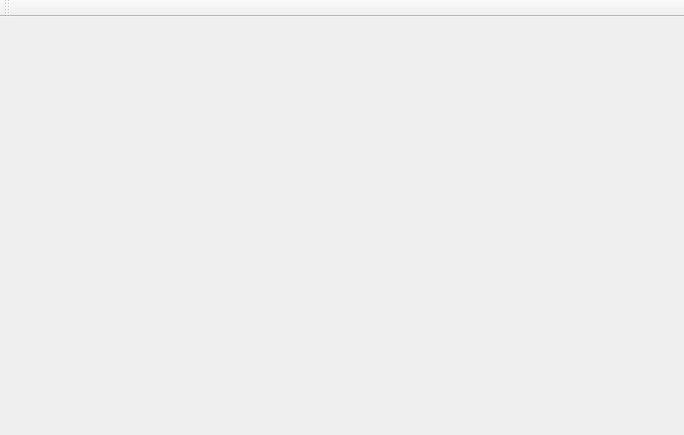
<?xml version="1.0" encoding="UTF-8"?>
<ui version="4.0">
 <class>NClient</class>
 <widget class="QMainWindow" name="NClient">
  <property name="geometry">
   <rect>
    <x>0</x>
    <y>0</y>
    <width>684</width>
    <height>435</height>
   </rect>
  </property>
  <property name="windowTitle">
   <string>Neobot Desktop Client</string>
  </property>
  <widget class="QWidget" name="centralWidget"/>
  <widget class="QMenuBar" name="menuBar">
   <property name="geometry">
    <rect>
     <x>0</x>
     <y>0</y>
     <width>684</width>
     <height>22</height>
    </rect>
   </property>
  </widget>
  <widget class="QToolBar" name="mainToolBar">
   <property name="styleSheet">
    <string notr="true">QToolButton{min-width: 90}</string>
   </property>
   <property name="toolButtonStyle">
    <enum>Qt::ToolButtonTextUnderIcon</enum>
   </property>
   <attribute name="toolBarArea">
    <enum>TopToolBarArea</enum>
   </attribute>
   <attribute name="toolBarBreak">
    <bool>false</bool>
   </attribute>
  </widget>
 </widget>
 <layoutdefault spacing="6" margin="11"/>
 <resources/>
 <connections/>
</ui>
